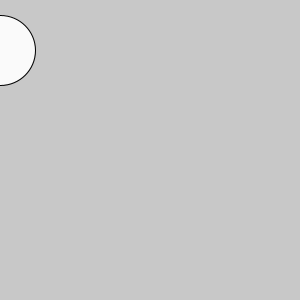
Frame 1 (no input)
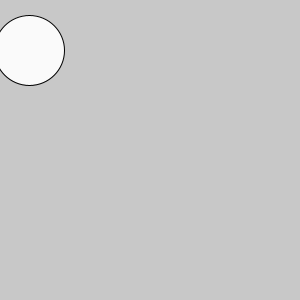
Frame 60 (the mouse pressed at the canvas centre just before this capture)
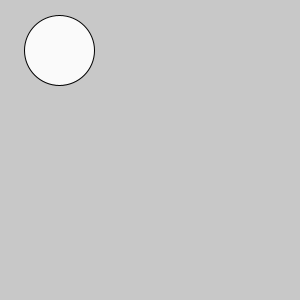
Frame 120 (the mouse held since frame 60 and released just before this capture)

The Processing sketch that drew these frames (run headless with seeded random() and noise(); from frame 60 on, the mouse is pressed at the canvas centre):

// Processing sketch: sketch_20_2
// ── sketch_20_2.pde
//z3336121 sharon chen
//this is exercise 20.2

float x = 0.0;
void setup() {
size(300, 300);
smooth();
fill(0);
}
void draw() {
background(200);
fill(250);
ellipse(x, 50, 70, 70);
x += 0.5;
if (x > 150) {
x = -50.0;
}
}
